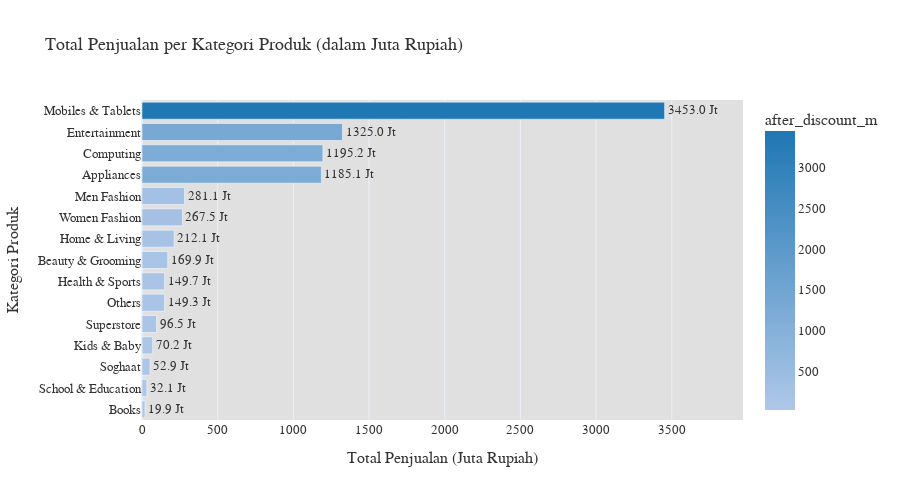

Source (notebook cell):
### Code cell
# ---------------------------------------------------------------
# 4. Penjualan per Kategori Produk
# ---------------------------------------------------------------
sales_by_category = (
    df.groupby('category')['after_discount']
    .sum()
    .reset_index()
    .sort_values('after_discount', ascending=True)
)
sales_by_category['after_discount_m'] = sales_by_category['after_discount'] / 1_000_000
x_limit = sales_by_category['after_discount_m'].max() * 1.15

fig2 = px.bar(
    sales_by_category,
    x='after_discount_m',
    y='category',
    orientation='h',
    color='after_discount_m',
    color_continuous_scale=['#aec7e8', '#1f77b4'],
    title='Total Penjualan per Kategori Produk (dalam Juta Rupiah)',
    text='after_discount_m'
)
fig2.update_traces(texttemplate='%{text:.1f} Jt', textposition='outside')
fig2.update_layout(
    plot_bgcolor=soft_gray,
    xaxis_title="Total Penjualan (Juta Rupiah)",
    yaxis_title="Kategori Produk",
    font=dict(family="Segoe UI", size=13, color=dark_text),
    xaxis_range=[0, x_limit],
    margin=dict(r=80)
)
fig2.show()

### Figure 1 — Plotly figure (JSON) as saved in the notebook; plotly's stock layout.template omitted (floating-point values rounded to 4 significant figures)
{"data": [{"hovertemplate": "after_discount_m=%{marker.color}<br>category=%{y}<extra></extra>", "legendgroup": "", "marker": {"color": [19.88, 32.14, 52.94, 70.16, 96.51, 149.3, 149.7, 169.9, 212.1, 267.5, 281.1, 1185.0, 1195.0, 1325.0, 3453.0], "coloraxis": "coloraxis", "pattern": {"shape": ""}}, "name": "", "orientation": "h", "showlegend": false, "text": [19.88, 32.14, 52.94, 70.16, 96.51, 149.3, 149.7, 169.9, 212.1, 267.5, 281.1, 1185.0, 1195.0, 1325.0, 3453.0], "textposition": "outside", "texttemplate": "%{text:.1f} Jt", "type": "bar", "x": [19.88, 32.14, 52.94, 70.16, 96.51, 149.3, 149.7, 169.9, 212.1, 267.5, 281.1, 1185.0, 1195.0, 1325.0, 3453.0], "xaxis": "x", "y": ["Books", "School & Education", "Soghaat", "Kids & Baby", "Superstore", "Others", "Health & Sports", "Beauty & Grooming", "Home & Living", "Women Fashion", "Men Fashion", "Appliances", "Computing", "Entertainment", "Mobiles & Tablets"], "yaxis": "y"}], "layout": {"barmode": "relative", "coloraxis": {"colorbar": {"title": {"text": "after_discount_m"}}, "colorscale": [[0, "#aec7e8"], [1, "#1f77b4"]]}, "font": {"color": "#333333", "family": "Segoe UI", "size": 13}, "height": 500, "legend": {"tracegroupgap": 0}, "margin": {"r": 80}, "plot_bgcolor": "#e0e0e0", "title": {"text": "Total Penjualan per Kategori Produk (dalam Juta Rupiah)"}, "width": 900, "xaxis": {"anchor": "y", "domain": [0, 1], "range": [0, 3971.0], "title": {"text": "Total Penjualan (Juta Rupiah)"}}, "yaxis": {"anchor": "x", "domain": [0, 1], "title": {"text": "Kategori Produk"}}}}
